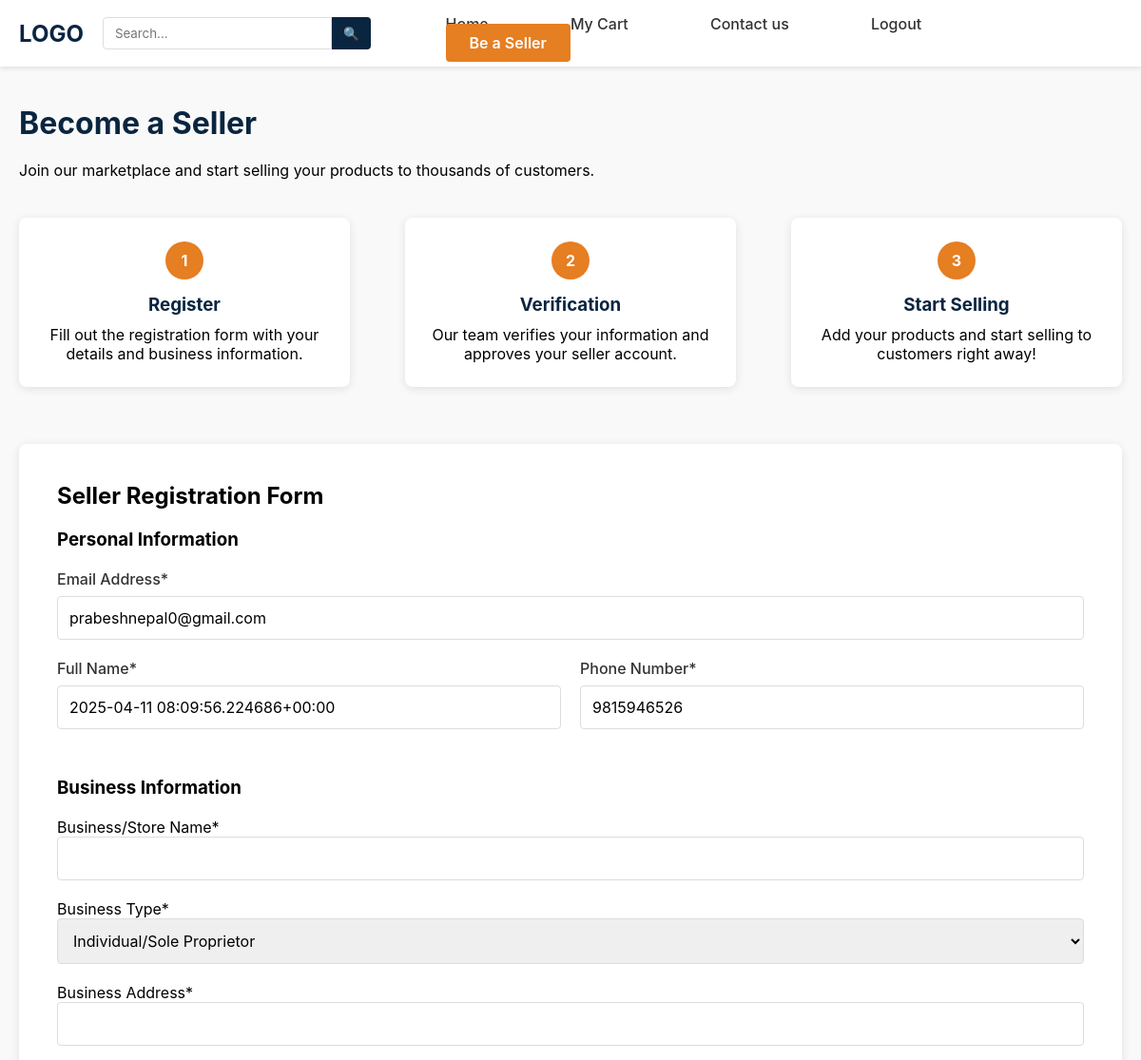
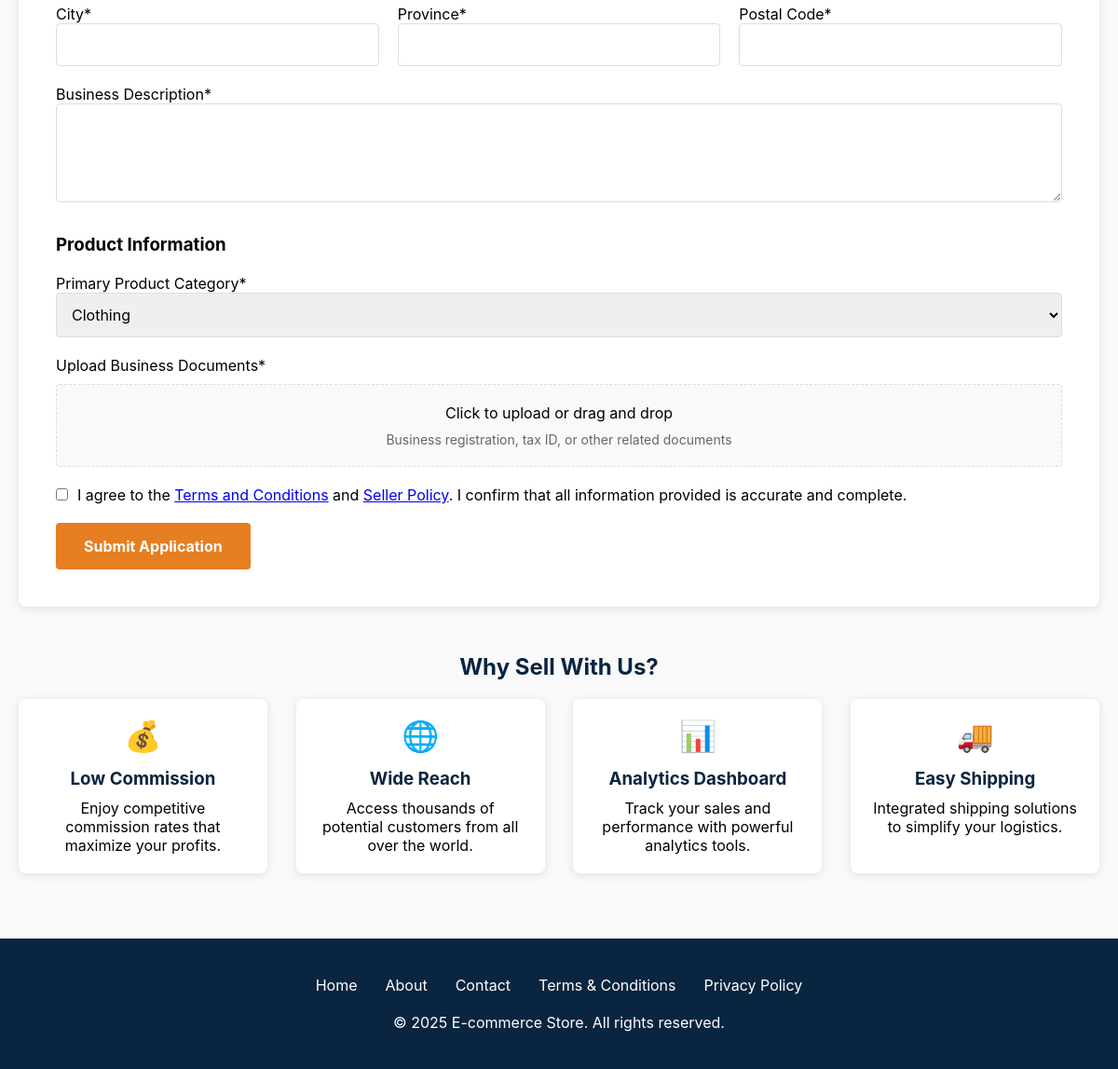
Page /registerseller/ (signed in) on the committed database (2 pictures, top to bottom).
### dashboard/models.py (models this page shows, shortened)
class CustomUser(AbstractBaseUser,PermissionsMixin):
    first_name = models.CharField(max_length=64)
    email = models.EmailField(unique=True)
    phone_no = models.IntegerField(unique=True)
    is_staff = models.BooleanField(default=False)
    is_active = models.BooleanField(default=True)
    is_seller = models.BooleanField(default=False)
    objects = CustomUserManager()
    USERNAME_FIELD = 'email'
    REQUIRED_FIELDS = ['phone_no']

### dashboard/views.py (the view)
# urls.py: path('registerseller/',views.registerseller,name='registerseller'),
@login_required(redirect_field_name='login')
def registerseller(request):
    filled = False
    if RegisterSeller.objects.filter(registered_by = request.user).exists():
        filled = True
    if request.method == 'POST':
        if not filled:
            form = RegisterSellerForm(request.POST, request.FILES)
            if form.is_valid():
                seller = form.save(registered_by=request.user)
                messages.success(request,'Sucessfully Submitted ! Please wait for the teams\' review.')
            else:
                messages.error(request,form.errors)
        else:
            messages.error(request,'Form already filled. Please wait a while. ')
        return redirect('sellerdashboard')
    else:
        form = RegisterSellerForm()
    return render(request,'registerseller.html',{'form' : form ,'filled':filled,'page':'registerseller'})

### dashboard/templates/registerseller.html (shortened to what this page needs)
{% extends 'base.html' %}
{% load static %}
{% block css %}
<link rel="stylesheet" href="{% static 'dashboard/css/regitserseller.css' %}">
{% endblock %}
{% block maincontent %}
<div class="main-content">
    <h1>Become a Seller</h1>
    <p>Join our marketplace and start selling your products to thousands of customers.</p>
    <div class="steps-container">
        <div class="step">
            <div class="step-number">1</div>
            <h3>Register</h3>
            <p>Fill out the registration form with your details and business information.</p>
        </div>
        <div class="step">
            <div class="step-number">2</div>
            <h3>Verification</h3>
            <p>Our team verifies your information and approves your seller account.</p>
        </div>
        <div class="step">
            <div class="step-number">3</div>
            <h3>Start Selling</h3>
            <p>Add your products and start selling to customers right away!</p>
        </div>
    </div>
    <div class="registration-form">
        <h2>Seller Registration Form</h2>
        <br>
                <form id="seller-form" method="post" enctype="multipart/form-data">
                    <h3>Personal Information</h3>
                    <br>
                    <div class="form-row">
                        <div class="form-group">
                            <label for="email">Email Address*</label>
                            <input type="email" id="email" name="email" value="{{ request.user.email }}" readonly required>
                        </div>
                    </div>
                    <div class="form-row">
                        <div class="form-group">
                            <label for="first-name">Full Name*</label>
                            <input type="text" id="first-name" name="first-name" value="{{ request.user.first_name }}" readonly required>
                        </div>
                        <div class="form-group">
                            <label for="phone">Phone Number*</label>
                            <input type="tel" id="phone" name="phone" value="{{ request.user.phone_no }}" readonly required>
                        </div>
                    </div>
                    <h3 style="margin-top: 30px;">Business Information</h3>
                    <br>
                    <div class="form-group">
                        {{ form.store_name.label }}
                        {{ form.store_name }}
                    </div>
                    <div class="form-group">
                        {{ form.business_type.label }}
                        {{ form.business_type }}
                    </div>
                    <div class="form-group">
                        {{ form.address.label }}
                        {{ form.address }}
                    </div>
                    <div class="form-row">
                        <div class="form-group">
                            {{ form.city.label }}
                            {{ form.city }}
                        </div>
                        <div class="form-group">
                            {{ form.province.label }}
                            {{ form.province }}
                        </div>
                        <div class="form-group">
                            {{ form.postal_code.label }}
                            {{ form.postal_code }}
                        </div>
                    </div>
                    <div class="form-group">
                        {{ form.business_description.label }}
                        {{ form.business_description }}
                    </div>
                    <h3 style="margin-top: 30px;">Product Information</h3>
                    <br>
                    <div class="form-group">
                        {{ form.primary_product_category.label }}
                        {{ form.primary_product_category }}
                    </div>
                    <div class="form-group">
                        {{ form.document.label }}
                        <div class="file-upload">
                            <span>Click to upload or drag and drop</span>
                            <span class="file-upload-label">Business registration, tax ID, or other related documents</span>
                        </div>
                    </div>
                    <div class="terms-container">
                        <input type="checkbox" id="terms" name="terms" required>
                        <label for="terms">I agree to the <a href="#">Terms and Conditions</a> and <a href="#">Seller Policy</a>. I confirm that all information provided is accurate and complete.</label>
                    </div>
                    <button type="submit" class="submit-btn">Submit Application</button>
                </form>
    </div>
    <div class="benefits">
        <h2>Why Sell With Us?</h2>
        <div class="benefits-container">
            <div class="benefit">
                <div class="benefit-icon">💰</div>
                <h3>Low Commission</h3>
                <p>Enjoy competitive commission rates that maximize your profits.</p>
            </div>
            <div class="benefit">
                <div class="benefit-icon">🌐</div>
                <h3>Wide Reach</h3>
                <p>Access thousands of potential customers from all over the world.</p>
            </div>
            <div class="benefit">
                <div class="benefit-icon">📊</div>
                <h3>Analytics Dashboard</h3>
                <p>Track your sales and performance with powerful analytics tools.</p>
            </div>
            <div class="benefit">
                <div class="benefit-icon">🚚</div>
                <h3>Easy Shipping</h3>
                <p>Integrated shipping solutions to simplify your logistics.</p>
            </div>
        </div>
    </div>
</div>
<footer>
    <div class="footer-content">
        <div class="footer-links">
            <a href="#">Home</a>
            <a href="#">About</a>
            <a href="#">Contact</a>
            <a href="#">Terms & Conditions</a>
            <a href="#">Privacy Policy</a>
        </div>
        <p>&copy; 2025 E-commerce Store. All rights reserved.</p>
    </div>
</footer>
{% endblock %}

### static/dashboard/css/dashboard.css (style rules this page uses)
* { margin: 0; padding: 0; box-sizing: border-box; font-family: -apple-system, BlinkMacSystemFont, 'Segoe UI', Roboto, Oxygen, Ubuntu, Cantarell, 'Open Sans', 'Helvetica Neue', sans-serif; }
body { background-color: #f9f9f9; }

### static/dashboard/css/regitserseller.css (style rules this page uses)
.main-content { max-width: 1200px; margin: 40px auto; padding: 0 20px; }
h1 { color: #0a2540; margin-bottom: 20px; font-size: 32px; }
.steps-container { display: flex; justify-content: space-between; margin: 40px 0; flex-wrap: wrap; }
.step { background-color: white; border-radius: 8px; padding: 25px; width: 30%; box-shadow: 0 2px 10px rgba(0,0,0,0.1); text-align: center; margin-bottom: 20px; }
.step-number { background-color: #e67e22; color: white; width: 40px; height: 40px; border-radius: 50%; display: flex; align-items: center; justify-content: center; margin: 0 auto 15px; font-weight: bold; }
.step h3 { margin-bottom: 10px; color: #0a2540; }
.registration-form { background-color: white; padding: 40px; border-radius: 8px; box-shadow: 0 2px 10px rgba(0,0,0,0.1); margin-top: 40px; }
.form-group { margin-bottom: 20px; }
.form-group label { display: block; margin-bottom: 8px; font-weight: 500; color: #333; }
.form-group input, .form-group textarea, .form-group select { width: 100%; padding: 12px; border: 1px solid #ddd; border-radius: 4px; font-size: 16px; }
.form-row { display: flex; gap: 20px; }
.form-row .form-group { flex: 1; }
button.submit-btn { background-color: #e67e22; color: white; border: none; padding: 15px 30px; font-size: 16px; border-radius: 4px; cursor: pointer; transition: background-color 0.3s; font-weight: bold; }
.benefits { margin: 50px 0; }
.benefits h2 { color: #0a2540; margin-bottom: 20px; font-size: 24px; text-align: center; }
.benefits-container { display: flex; justify-content: space-between; flex-wrap: wrap; }
.benefit { background-color: white; border-radius: 8px; padding: 20px; width: 23%; box-shadow: 0 2px 10px rgba(0,0,0,0.1); margin-bottom: 20px; text-align: center; }
.benefit-icon { font-size: 32px; color: #e67e22; margin-bottom: 15px; }
.benefit h3 { margin-bottom: 10px; color: #0a2540; }
footer { background-color: #0a2540; color: white; padding: 40px 0; text-align: center; }
.footer-content { max-width: 1200px; margin: 0 auto; }
.footer-links { display: flex; justify-content: center; margin-bottom: 20px; }
.footer-links a { color: white; margin: 0 15px; text-decoration: none; }
.file-upload { position: relative; overflow: hidden; margin: 10px 0; background: #f9f9f9; border: 1px dashed #ddd; border-radius: 4px; padding: 20px; text-align: center; cursor: pointer; }
.file-upload-label { display: block; color: #666; font-size: 14px; margin-top: 10px; }
.terms-container { display: flex; align-items: flex-start; margin: 20px 0; }
.terms-container input[type="checkbox"] { width: auto; margin-right: 10px; margin-top: 3px; }

### rows in the picture
CustomUser: email "prabeshnepal0@gmail.com", first-name "2025-04-11 08:09:56.224686+00:00", phone "9815946526"
